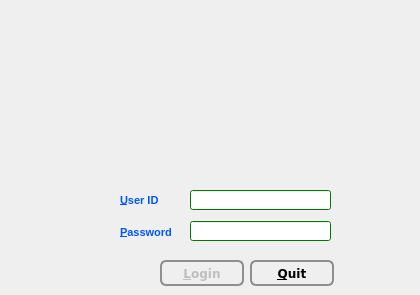
   <widget class="QWidget" name="loginPage">
    <widget class="QLabel" name="fig1">
     <property name="geometry">
      <rect>
       <x>0</x>
       <y>0</y>
       <width>411</width>
       <height>171</height>
      </rect>
     </property>
     <property name="font">
      <font>
       <family>Verdana</family>
       <pointsize>12</pointsize>
       <weight>9</weight>
       <italic>true</italic>
       <bold>false</bold>
      </font>
     </property>
     <property name="styleSheet">
      <string notr="true">background-image:url(:/newPrefix/images/Diamond_104.JPG);
font: 75 italic 12pt &quot;Verdana&quot;;</string>
     </property>
     <property name="frameShape">
      <enum>QFrame::Box</enum>
     </property>
     <property name="frameShadow">
      <enum>QFrame::Sunken</enum>
     </property>
     <property name="lineWidth">
      <number>0</number>
     </property>
     <property name="midLineWidth">
      <number>0</number>
     </property>
     <property name="text">
      <string/>
     </property>
     <property name="textFormat">
      <enum>Qt::AutoText</enum>
     </property>
     <property name="pixmap">
      <pixmap resource="symbols.qrc">:/newPrefix/images/authpic.png</pixmap>
     </property>
     <property name="scaledContents">
      <bool>true</bool>
     </property>
     <property name="alignment">
      <set>Qt::AlignHCenter|Qt::AlignTop</set>
     </property>
    </widget>
    <widget class="QPushButton" name="loginButton">
     <property name="enabled">
      <bool>false</bool>
     </property>
     <property name="geometry">
      <rect>
       <x>160</x>
       <y>260</y>
       <width>84</width>
       <height>26</height>
      </rect>
     </property>
     <property name="font">
      <font>
       <family>Verdana</family>
       <pointsize>9</pointsize>
       <weight>75</weight>
       <italic>false</italic>
       <bold>true</bold>
       <underline>false</underline>
       <stylestrategy>PreferDefault</stylestrategy>
      </font>
     </property>
     <property name="styleSheet">
      <string notr="true">QPushButton {
     border: 2px solid #8f8f91;
     border-radius: 6px;
     background-color: qlineargradient(x1: 0, y1: 0, x2: 0, y2: 1,
                                       stop: 0 #f6f7fa, stop: 1 #dadbde);
     min-width: 80px;
 }

 QPushButton:pressed {
     background-color: qlineargradient(x1: 0, y1: 0, x2: 0, y2: 1,
                                       stop: 0 #dadbde, stop: 1 #f6f7fa);
 }

 QPushButton:flat {
     border: none; /* no border for a flat push button */
 }
</string>
     </property>
     <property name="text">
      <string>&amp;Login</string>
     </property>
     <property name="icon">
      <iconset resource="symbols.qrc">
       <normaloff>:/newPrefix/images/msn.png</normaloff>:/newPrefix/images/msn.png</iconset>
     </property>
     <property name="iconSize">
      <size>
       <width>20</width>
       <height>20</height>
      </size>
     </property>
     <property name="autoDefault">
      <bool>false</bool>
     </property>
     <property name="default">
      <bool>true</bool>
     </property>
    </widget>
    <widget class="QPushButton" name="quitButton">
     <property name="geometry">
      <rect>
       <x>250</x>
       <y>260</y>
       <width>84</width>
       <height>26</height>
      </rect>
     </property>
     <property name="font">
      <font>
       <family>Verdana</family>
       <pointsize>9</pointsize>
       <weight>75</weight>
       <bold>true</bold>
       <stylestrategy>PreferDefault</stylestrategy>
      </font>
     </property>
     <property name="toolTip">
      <string>closes the entire application</string>
     </property>
     <property name="layoutDirection">
      <enum>Qt::LeftToRight</enum>
     </property>
     <property name="styleSheet">
      <string notr="true">QPushButton {
     border: 2px solid #8f8f91;
     border-radius: 6px;
     background-color: qlineargradient(x1: 0, y1: 0, x2: 0, y2: 1,
                                       stop: 0 #f6f7fa, stop: 1 #dadbde);
     min-width: 80px;
 }

 QPushButton:pressed {
     background-color: qlineargradient(x1: 0, y1: 0, x2: 0, y2: 1,
                                       stop: 0 #dadbde, stop: 1 #f6f7fa);
 }

 QPushButton:flat {
     border: none; /* no border for a flat push button */
 }

 QPushButton:default {
     border-color: navy; /* make the default button prominent */
 }</string>
     </property>
     <property name="text">
      <string>&amp;Quit</string>
     </property>
     <property name="icon">
      <iconset resource="symbols.qrc">
       <normaloff>:/newPrefix/images/exit.png</normaloff>:/newPrefix/images/exit.png</iconset>
     </property>
     <property name="iconSize">
      <size>
       <width>15</width>
       <height>15</height>
      </size>
     </property>
     <property name="checkable">
      <bool>false</bool>
     </property>
     <property name="autoDefault">
      <bool>false</bool>
     </property>
     <property name="default">
      <bool>false</bool>
     </property>
    </widget>
    <widget class="QLabel" name="passworLlabel_2">
     <property name="geometry">
      <rect>
       <x>120</x>
       <y>193</y>
       <width>44</width>
       <height>16</height>
      </rect>
     </property>
     <property name="font">
      <font>
       <pointsize>11</pointsize>
       <stylestrategy>PreferDefault</stylestrategy>
      </font>
     </property>
     <property name="autoFillBackground">
      <bool>false</bool>
     </property>
     <property name="text">
      <string>&lt;!DOCTYPE HTML PUBLIC &quot;-//W3C//DTD HTML 4.0//EN&quot; &quot;http://www.w3.org/TR/REC-html40/strict.dtd&quot;&gt;
&lt;html&gt;&lt;head&gt;&lt;meta name=&quot;qrichtext&quot; content=&quot;1&quot; /&gt;&lt;style type=&quot;text/css&quot;&gt;
p, li { white-space: pre-wrap; }
&lt;/style&gt;&lt;/head&gt;&lt;body style=&quot; font-family:'MS Shell Dlg 2'; font-size:11pt; font-weight:400; font-style:normal;&quot;&gt;
&lt;p style=&quot; margin-top:0px; margin-bottom:0px; margin-left:0px; margin-right:0px; -qt-block-indent:0; text-indent:0px;&quot;&gt;&lt;span style=&quot; font-size:8pt; font-weight:600; color:#0055ff;&quot;&gt;&amp;amp;User ID&lt;/span&gt;&lt;/p&gt;&lt;/body&gt;&lt;/html&gt;</string>
     </property>
     <property name="buddy">
      <cstring>userIDLE</cstring>
     </property>
    </widget>
    <widget class="QLineEdit" name="userIDLE">
     <property name="geometry">
      <rect>
       <x>190</x>
       <y>190</y>
       <width>141</width>
       <height>20</height>
      </rect>
     </property>
     <property name="palette">
      <palette>
       <active>
        <colorrole role="WindowText">
         <brush brushstyle="SolidPattern">
          <color alpha="255">
           <red>0</red>
           <green>170</green>
           <blue>255</blue>
          </color>
         </brush>
        </colorrole>
        <colorrole role="Button">
         <brush brushstyle="SolidPattern">
          <color alpha="255">
           <red>0</red>
           <green>170</green>
           <blue>0</blue>
          </color>
         </brush>
        </colorrole>
        <colorrole role="Light">
         <brush brushstyle="SolidPattern">
          <color alpha="255">
           <red>0</red>
           <green>255</green>
           <blue>0</blue>
          </color>
         </brush>
        </colorrole>
        <colorrole role="Midlight">
         <brush brushstyle="SolidPattern">
          <color alpha="255">
           <red>0</red>
           <green>212</green>
           <blue>0</blue>
          </color>
         </brush>
        </colorrole>
        <colorrole role="Dark">
         <brush brushstyle="SolidPattern">
          <color alpha="255">
           <red>0</red>
           <green>85</green>
           <blue>0</blue>
          </color>
         </brush>
        </colorrole>
        <colorrole role="Mid">
         <brush brushstyle="SolidPattern">
          <color alpha="255">
           <red>0</red>
           <green>113</green>
           <blue>0</blue>
          </color>
         </brush>
        </colorrole>
        <colorrole role="Text">
         <brush brushstyle="SolidPattern">
          <color alpha="255">
           <red>0</red>
           <green>170</green>
           <blue>255</blue>
          </color>
         </brush>
        </colorrole>
        <colorrole role="BrightText">
         <brush brushstyle="SolidPattern">
          <color alpha="255">
           <red>255</red>
           <green>255</green>
           <blue>255</blue>
          </color>
         </brush>
        </colorrole>
        <colorrole role="ButtonText">
         <brush brushstyle="SolidPattern">
          <color alpha="255">
           <red>0</red>
           <green>170</green>
           <blue>255</blue>
          </color>
         </brush>
        </colorrole>
        <colorrole role="Base">
         <brush brushstyle="SolidPattern">
          <color alpha="255">
           <red>255</red>
           <green>255</green>
           <blue>255</blue>
          </color>
         </brush>
        </colorrole>
        <colorrole role="Window">
         <brush brushstyle="SolidPattern">
          <color alpha="255">
           <red>0</red>
           <green>170</green>
           <blue>0</blue>
          </color>
         </brush>
        </colorrole>
        <colorrole role="Shadow">
         <brush brushstyle="SolidPattern">
          <color alpha="255">
           <red>0</red>
           <green>0</green>
           <blue>0</blue>
          </color>
         </brush>
        </colorrole>
        <colorrole role="AlternateBase">
         <brush brushstyle="SolidPattern">
          <color alpha="255">
           <red>127</red>
           <green>212</green>
           <blue>127</blue>
          </color>
         </brush>
        </colorrole>
        <colorrole role="ToolTipBase">
         <brush brushstyle="SolidPattern">
          <color alpha="255">
           <red>255</red>
           <green>255</green>
           <blue>220</blue>
          </color>
         </brush>
        </colorrole>
        <colorrole role="ToolTipText">
         <brush brushstyle="SolidPattern">
          <color alpha="255">
           <red>0</red>
           <green>0</green>
           <blue>0</blue>
          </color>
         </brush>
        </colorrole>
       </active>
       <inactive>
        <colorrole role="WindowText">
         <brush brushstyle="SolidPattern">
          <color alpha="255">
           <red>0</red>
           <green>170</green>
           <blue>255</blue>
          </color>
         </brush>
        </colorrole>
        <colorrole role="Button">
         <brush brushstyle="SolidPattern">
          <color alpha="255">
           <red>0</red>
           <green>170</green>
           <blue>0</blue>
          </color>
         </brush>
        </colorrole>
        <colorrole role="Light">
         <brush brushstyle="SolidPattern">
          <color alpha="255">
           <red>0</red>
           <green>255</green>
           <blue>0</blue>
          </color>
         </brush>
        </colorrole>
        <colorrole role="Midlight">
         <brush brushstyle="SolidPattern">
          <color alpha="255">
           <red>0</red>
           <green>212</green>
           <blue>0</blue>
          </color>
         </brush>
        </colorrole>
        <colorrole role="Dark">
         <brush brushstyle="SolidPattern">
          <color alpha="255">
           <red>0</red>
           <green>85</green>
           <blue>0</blue>
          </color>
         </brush>
        </colorrole>
        <colorrole role="Mid">
         <brush brushstyle="SolidPattern">
          <color alpha="255">
           <red>0</red>
           <green>113</green>
           <blue>0</blue>
          </color>
         </brush>
        </colorrole>
        <colorrole role="Text">
         <brush brushstyle="SolidPattern">
          <color alpha="255">
           <red>0</red>
           <green>170</green>
           <blue>255</blue>
          </color>
         </brush>
        </colorrole>
        <colorrole role="BrightText">
         <brush brushstyle="SolidPattern">
          <color alpha="255">
           <red>255</red>
           <green>255</green>
           <blue>255</blue>
          </color>
         </brush>
        </colorrole>
        <colorrole role="ButtonText">
         <brush brushstyle="SolidPattern">
          <color alpha="255">
           <red>0</red>
           <green>170</green>
           <blue>255</blue>
          </color>
         </brush>
        </colorrole>
        <colorrole role="Base">
         <brush brushstyle="SolidPattern">
          <color alpha="255">
           <red>255</red>
           <green>255</green>
           <blue>255</blue>
          </color>
         </brush>
        </colorrole>
        <colorrole role="Window">
         <brush brushstyle="SolidPattern">
          <color alpha="255">
           <red>0</red>
           <green>170</green>
           <blue>0</blue>
          </color>
         </brush>
        </colorrole>
        <colorrole role="Shadow">
         <brush brushstyle="SolidPattern">
          <color alpha="255">
           <red>0</red>
           <green>0</green>
           <blue>0</blue>
          </color>
         </brush>
        </colorrole>
        <colorrole role="AlternateBase">
         <brush brushstyle="SolidPattern">
          <color alpha="255">
           <red>127</red>
           <green>212</green>
           <blue>127</blue>
          </color>
         </brush>
        </colorrole>
        <colorrole role="ToolTipBase">
         <brush brushstyle="SolidPattern">
          <color alpha="255">
           <red>255</red>
           <green>255</green>
           <blue>220</blue>
          </color>
         </brush>
        </colorrole>
        <colorrole role="ToolTipText">
         <brush brushstyle="SolidPattern">
          <color alpha="255">
           <red>0</red>
           <green>0</green>
           <blue>0</blue>
          </color>
         </brush>
        </colorrole>
       </inactive>
       <disabled>
        <colorrole role="WindowText">
         <brush brushstyle="SolidPattern">
          <color alpha="255">
           <red>0</red>
           <green>170</green>
           <blue>255</blue>
          </color>
         </brush>
        </colorrole>
        <colorrole role="Button">
         <brush brushstyle="SolidPattern">
          <color alpha="255">
           <red>0</red>
           <green>170</green>
           <blue>0</blue>
          </color>
         </brush>
        </colorrole>
        <colorrole role="Light">
         <brush brushstyle="SolidPattern">
          <color alpha="255">
           <red>0</red>
           <green>255</green>
           <blue>0</blue>
          </color>
         </brush>
        </colorrole>
        <colorrole role="Midlight">
         <brush brushstyle="SolidPattern">
          <color alpha="255">
           <red>0</red>
           <green>212</green>
           <blue>0</blue>
          </color>
         </brush>
        </colorrole>
        <colorrole role="Dark">
         <brush brushstyle="SolidPattern">
          <color alpha="255">
           <red>0</red>
           <green>85</green>
           <blue>0</blue>
          </color>
         </brush>
        </colorrole>
        <colorrole role="Mid">
         <brush brushstyle="SolidPattern">
          <color alpha="255">
           <red>0</red>
           <green>113</green>
           <blue>0</blue>
          </color>
         </brush>
        </colorrole>
        <colorrole role="Text">
         <brush brushstyle="SolidPattern">
          <color alpha="255">
           <red>0</red>
           <green>170</green>
           <blue>255</blue>
          </color>
         </brush>
        </colorrole>
        <colorrole role="BrightText">
         <brush brushstyle="SolidPattern">
          <color alpha="255">
           <red>255</red>
           <green>255</green>
           <blue>255</blue>
          </color>
         </brush>
        </colorrole>
        <colorrole role="ButtonText">
         <brush brushstyle="SolidPattern">
          <color alpha="255">
           <red>0</red>
           <green>170</green>
           <blue>255</blue>
          </color>
         </brush>
        </colorrole>
        <colorrole role="Base">
         <brush brushstyle="SolidPattern">
          <color alpha="255">
           <red>0</red>
           <green>170</green>
           <blue>0</blue>
          </color>
         </brush>
        </colorrole>
        <colorrole role="Window">
         <brush brushstyle="SolidPattern">
          <color alpha="255">
           <red>0</red>
           <green>170</green>
           <blue>0</blue>
          </color>
         </brush>
        </colorrole>
        <colorrole role="Shadow">
         <brush brushstyle="SolidPattern">
          <color alpha="255">
           <red>0</red>
           <green>0</green>
           <blue>0</blue>
          </color>
         </brush>
        </colorrole>
        <colorrole role="AlternateBase">
         <brush brushstyle="SolidPattern">
          <color alpha="255">
           <red>0</red>
           <green>170</green>
           <blue>0</blue>
          </color>
         </brush>
        </colorrole>
        <colorrole role="ToolTipBase">
         <brush brushstyle="SolidPattern">
          <color alpha="255">
           <red>255</red>
           <green>255</green>
           <blue>220</blue>
          </color>
         </brush>
        </colorrole>
        <colorrole role="ToolTipText">
         <brush brushstyle="SolidPattern">
          <color alpha="255">
           <red>0</red>
           <green>0</green>
           <blue>0</blue>
          </color>
         </brush>
        </colorrole>
       </disabled>
      </palette>
     </property>
     <property name="font">
      <font>
       <pointsize>9</pointsize>
       <weight>50</weight>
       <bold>false</bold>
       <stylestrategy>PreferAntialias</stylestrategy>
      </font>
     </property>
     <property name="autoFillBackground">
      <bool>false</bool>
     </property>
     <property name="echoMode">
      <enum>QLineEdit::Normal</enum>
     </property>
    </widget>
    <widget class="QLabel" name="passworLlabel">
     <property name="geometry">
      <rect>
       <x>120</x>
       <y>225</y>
       <width>59</width>
       <height>16</height>
      </rect>
     </property>
     <property name="font">
      <font>
       <pointsize>11</pointsize>
       <stylestrategy>PreferDefault</stylestrategy>
      </font>
     </property>
     <property name="autoFillBackground">
      <bool>false</bool>
     </property>
     <property name="text">
      <string>&lt;!DOCTYPE HTML PUBLIC &quot;-//W3C//DTD HTML 4.0//EN&quot; &quot;http://www.w3.org/TR/REC-html40/strict.dtd&quot;&gt;
&lt;html&gt;&lt;head&gt;&lt;meta name=&quot;qrichtext&quot; content=&quot;1&quot; /&gt;&lt;style type=&quot;text/css&quot;&gt;
p, li { white-space: pre-wrap; }
&lt;/style&gt;&lt;/head&gt;&lt;body style=&quot; font-family:'MS Shell Dlg 2'; font-size:11pt; font-weight:400; font-style:normal;&quot;&gt;
&lt;p style=&quot; margin-top:0px; margin-bottom:0px; margin-left:0px; margin-right:0px; -qt-block-indent:0; text-indent:0px;&quot;&gt;&lt;span style=&quot; font-size:8pt; font-weight:600; color:#0055ff;&quot;&gt;&amp;amp;Password&lt;/span&gt;&lt;/p&gt;&lt;/body&gt;&lt;/html&gt;</string>
     </property>
     <property name="buddy">
      <cstring>passwordLE</cstring>
     </property>
    </widget>
    <widget class="QLineEdit" name="passwordLE">
     <property name="geometry">
      <rect>
       <x>190</x>
       <y>221</y>
       <width>141</width>
       <height>20</height>
      </rect>
     </property>
     <property name="palette">
      <palette>
       <active>
        <colorrole role="WindowText">
         <brush brushstyle="SolidPattern">
          <color alpha="255">
           <red>0</red>
           <green>170</green>
           <blue>255</blue>
          </color>
         </brush>
        </colorrole>
        <colorrole role="Button">
         <brush brushstyle="SolidPattern">
          <color alpha="255">
           <red>0</red>
           <green>170</green>
           <blue>0</blue>
          </color>
         </brush>
        </colorrole>
        <colorrole role="Light">
         <brush brushstyle="SolidPattern">
          <color alpha="255">
           <red>0</red>
           <green>255</green>
           <blue>0</blue>
          </color>
         </brush>
        </colorrole>
        <colorrole role="Midlight">
         <brush brushstyle="SolidPattern">
          <color alpha="255">
           <red>0</red>
           <green>212</green>
           <blue>0</blue>
          </color>
         </brush>
        </colorrole>
        <colorrole role="Dark">
         <brush brushstyle="SolidPattern">
          <color alpha="255">
           <red>0</red>
           <green>85</green>
           <blue>0</blue>
          </color>
         </brush>
        </colorrole>
        <colorrole role="Mid">
         <brush brushstyle="SolidPattern">
          <color alpha="255">
           <red>0</red>
           <green>113</green>
           <blue>0</blue>
          </color>
         </brush>
        </colorrole>
        <colorrole role="Text">
         <brush brushstyle="SolidPattern">
          <color alpha="255">
           <red>0</red>
           <green>170</green>
           <blue>255</blue>
          </color>
         </brush>
        </colorrole>
        <colorrole role="BrightText">
         <brush brushstyle="SolidPattern">
          <color alpha="255">
           <red>255</red>
           <green>255</green>
           <blue>255</blue>
          </color>
         </brush>
        </colorrole>
        <colorrole role="ButtonText">
         <brush brushstyle="SolidPattern">
          <color alpha="255">
           <red>0</red>
           <green>170</green>
           <blue>255</blue>
          </color>
         </brush>
        </colorrole>
        <colorrole role="Base">
         <brush brushstyle="SolidPattern">
          <color alpha="255">
           <red>255</red>
           <green>255</green>
           <blue>255</blue>
          </color>
         </brush>
        </colorrole>
        <colorrole role="Window">
         <brush brushstyle="SolidPattern">
          <color alpha="255">
           <red>0</red>
           <green>170</green>
           <blue>0</blue>
          </color>
         </brush>
        </colorrole>
        <colorrole role="Shadow">
         <brush brushstyle="SolidPattern">
          <color alpha="255">
           <red>0</red>
           <green>0</green>
           <blue>0</blue>
          </color>
         </brush>
        </colorrole>
        <colorrole role="AlternateBase">
         <brush brushstyle="SolidPattern">
          <color alpha="255">
           <red>127</red>
           <green>212</green>
           <blue>127</blue>
          </color>
         </brush>
        </colorrole>
        <colorrole role="ToolTipBase">
         <brush brushstyle="SolidPattern">
          <color alpha="255">
           <red>255</red>
           <green>255</green>
           <blue>220</blue>
          </color>
         </brush>
        </colorrole>
        <colorrole role="ToolTipText">
         <brush brushstyle="SolidPattern">
          <color alpha="255">
           <red>0</red>
           <green>0</green>
           <blue>0</blue>
          </color>
         </brush>
        </colorrole>
       </active>
       <inactive>
        <colorrole role="WindowText">
         <brush brushstyle="SolidPattern">
          <color alpha="255">
           <red>0</red>
           <green>170</green>
           <blue>255</blue>
          </color>
         </brush>
        </colorrole>
        <colorrole role="Button">
         <brush brushstyle="SolidPattern">
          <color alpha="255">
           <red>0</red>
           <green>170</green>
           <blue>0</blue>
          </color>
         </brush>
        </colorrole>
        <colorrole role="Light">
         <brush brushstyle="SolidPattern">
          <color alpha="255">
           <red>0</red>
           <green>255</green>
           <blue>0</blue>
          </color>
         </brush>
        </colorrole>
        <colorrole role="Midlight">
         <brush brushstyle="SolidPattern">
          <color alpha="255">
           <red>0</red>
           <green>212</green>
           <blue>0</blue>
          </color>
         </brush>
        </colorrole>
        <colorrole role="Dark">
         <brush brushstyle="SolidPattern">
          <color alpha="255">
           <red>0</red>
           <green>85</green>
           <blue>0</blue>
          </color>
         </brush>
        </colorrole>
        <colorrole role="Mid">
         <brush brushstyle="SolidPattern">
          <color alpha="255">
           <red>0</red>
           <green>113</green>
           <blue>0</blue>
          </color>
         </brush>
        </colorrole>
        <colorrole role="Text">
         <brush brushstyle="SolidPattern">
          <color alpha="255">
           <red>0</red>
           <green>170</green>
           <blue>255</blue>
          </color>
         </brush>
        </colorrole>
        <colorrole role="BrightText">
         <brush brushstyle="SolidPattern">
          <color alpha="255">
           <red>255</red>
           <green>255</green>
           <blue>255</blue>
          </color>
         </brush>
        </colorrole>
        <colorrole role="ButtonText">
         <brush brushstyle="SolidPattern">
          <color alpha="255">
           <red>0</red>
           <green>170</green>
           <blue>255</blue>
          </color>
         </brush>
        </colorrole>
        <colorrole role="Base">
         <brush brushstyle="SolidPattern">
          <color alpha="255">
           <red>255</red>
           <green>255</green>
           <blue>255</blue>
          </color>
         </brush>
        </colorrole>
        <colorrole role="Window">
         <brush brushstyle="SolidPattern">
          <color alpha="255">
           <red>0</red>
           <green>170</green>
           <blue>0</blue>
          </color>
         </brush>
        </colorrole>
        <colorrole role="Shadow">
         <brush brushstyle="SolidPattern">
          <color alpha="255">
           <red>0</red>
           <green>0</green>
           <blue>0</blue>
          </color>
         </brush>
        </colorrole>
        <colorrole role="AlternateBase">
         <brush brushstyle="SolidPattern">
          <color alpha="255">
           <red>127</red>
           <green>212</green>
           <blue>127</blue>
          </color>
         </brush>
        </colorrole>
        <colorrole role="ToolTipBase">
         <brush brushstyle="SolidPattern">
          <color alpha="255">
           <red>255</red>
           <green>255</green>
           <blue>220</blue>
          </color>
         </brush>
        </colorrole>
        <colorrole role="ToolTipText">
         <brush brushstyle="SolidPattern">
          <color alpha="255">
           <red>0</red>
           <green>0</green>
           <blue>0</blue>
          </color>
         </brush>
        </colorrole>
       </inactive>
       <disabled>
        <colorrole role="WindowText">
         <brush brushstyle="SolidPattern">
          <color alpha="255">
           <red>0</red>
           <green>170</green>
           <blue>255</blue>
          </color>
         </brush>
        </colorrole>
        <colorrole role="Button">
         <brush brushstyle="SolidPattern">
          <color alpha="255">
           <red>0</red>
           <green>170</green>
           <blue>0</blue>
          </color>
         </brush>
        </colorrole>
        <colorrole role="Light">
         <brush brushstyle="SolidPattern">
          <color alpha="255">
           <red>0</red>
           <green>255</green>
           <blue>0</blue>
          </color>
         </brush>
        </colorrole>
        <colorrole role="Midlight">
         <brush brushstyle="SolidPattern">
          <color alpha="255">
           <red>0</red>
           <green>212</green>
           <blue>0</blue>
          </color>
         </brush>
        </colorrole>
        <colorrole role="Dark">
         <brush brushstyle="SolidPattern">
          <color alpha="255">
           <red>0</red>
           <green>85</green>
           <blue>0</blue>
          </color>
         </brush>
        </colorrole>
        <colorrole role="Mid">
         <brush brushstyle="SolidPattern">
          <color alpha="255">
           <red>0</red>
           <green>113</green>
           <blue>0</blue>
          </color>
         </brush>
        </colorrole>
        <colorrole role="Text">
         <brush brushstyle="SolidPattern">
          <color alpha="255">
           <red>0</red>
           <green>170</green>
           <blue>255</blue>
          </color>
         </brush>
        </colorrole>
        <colorrole role="BrightText">
         <brush brushstyle="SolidPattern">
          <color alpha="255">
           <red>255</red>
           <green>255</green>
           <blue>255</blue>
          </color>
         </brush>
        </colorrole>
        <colorrole role="ButtonText">
         <brush brushstyle="SolidPattern">
          <color alpha="255">
           <red>0</red>
           <green>170</green>
           <blue>255</blue>
          </color>
         </brush>
        </colorrole>
        <colorrole role="Base">
         <brush brushstyle="SolidPattern">
          <color alpha="255">
           <red>0</red>
           <green>170</green>
           <blue>0</blue>
          </color>
         </brush>
        </colorrole>
        <colorrole role="Window">
         <brush brushstyle="SolidPattern">
          <color alpha="255">
           <red>0</red>
           <green>170</green>
           <blue>0</blue>
          </color>
         </brush>
        </colorrole>
        <colorrole role="Shadow">
         <brush brushstyle="SolidPattern">
          <color alpha="255">
           <red>0</red>
           <green>0</green>
           <blue>0</blue>
          </color>
         </brush>
        </colorrole>
        <colorrole role="AlternateBase">
         <brush brushstyle="SolidPattern">
          <color alpha="255">
           <red>0</red>
           <green>170</green>
           <blue>0</blue>
          </color>
         </brush>
        </colorrole>
        <colorrole role="ToolTipBase">
         <brush brushstyle="SolidPattern">
          <color alpha="255">
           <red>255</red>
           <green>255</green>
           <blue>220</blue>
          </color>
         </brush>
        </colorrole>
        <colorrole role="ToolTipText">
         <brush brushstyle="SolidPattern">
          <color alpha="255">
           <red>0</red>
           <green>0</green>
           <blue>0</blue>
          </color>
         </brush>
        </colorrole>
       </disabled>
      </palette>
     </property>
     <property name="font">
      <font>
       <stylestrategy>PreferAntialias</stylestrategy>
      </font>
     </property>
     <property name="autoFillBackground">
      <bool>false</bool>
     </property>
     <property name="echoMode">
      <enum>QLineEdit::Password</enum>
     </property>
    </widget>
   </widget>
